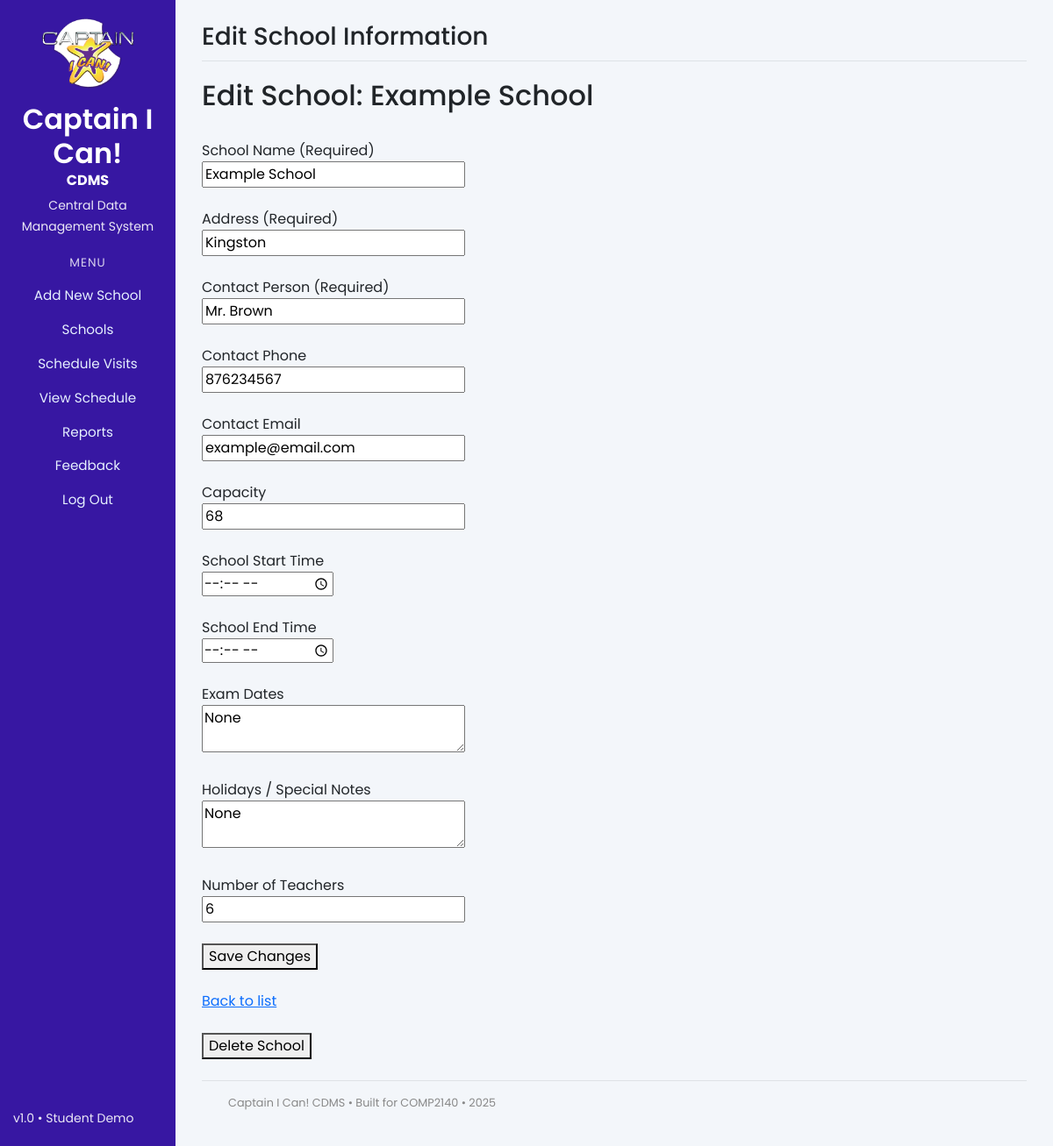
Screenshot of /schools/1/edit (signed in) with the database file from the repository.
### app.py (models this page shows)
class School(db.Model):
    __tablename__ = "schools"  # match your existing SQLite table name
    id = db.Column(db.Integer, primary_key=True)
    name = db.Column(db.String(150), nullable=False)
    capacity = db.Column(db.Integer)
    location = db.Column(db.String(200), nullable=False)
    contact_person = db.Column(db.String(100))
    start_time = db.Column(db.String(20))
    end_time = db.Column(db.String(20))
    exam_dates = db.Column(db.String(255))   # simple for now
    holidays = db.Column(db.String(255))
    num_teachers = db.Column(db.Integer)
    visits = db.relationship('Visit', backref='school', lazy=True)

### app.py (the view, shortened to what this page needs)
@app.route("/schools/<int:school_id>/edit", methods=["GET", "POST"])
@login_required  # ADDED
def edit_school(school_id):
    conn = get_db_connection()
    cursor = conn.cursor()
    cursor.execute("SELECT * FROM schools WHERE id = ?", (school_id,))
    school = cursor.fetchone()
    if school is None:
        conn.close()
        flash("School not found.", "error")
        return redirect(url_for("list_schools"))
    conn.close()
    return render_template(
        "edit_school.html",
        school=school,
        form_data=school,
        errors={},
    )

### app.py (called while the page is built)
def login_required(f):
    @wraps(f)
    def decorated_function(*args, **kwargs):
        if 'logged_in' not in session:
            flash('Please log in to access this page.', 'error')
            return redirect(url_for('login'))
        return f(*args, **kwargs)
    return decorated_function

def get_db_connection():
    conn = sqlite3.connect(DATABASE)
    conn.row_factory = sqlite3.Row  # allows column names
    return conn

### templates/edit_school.html (shortened to what this page needs)
{% extends "base.html" %}
{% block page_title %}Edit School Information{% endblock %}
{% block content %}
<h2>Edit School: {{ school['name'] }}</h2>
<form method="post">
    <br>
    <label>School Name (Required)</label><br>
    <input type="text" name="name" value="{{ form_data.name }}" style="width:300px;">
    <br><br>
    <label>Address (Required)</label><br>
    <input type="text" name="address" value="{{ form_data.address }}" style="width:300px;">
    <br><br>
    <label>Contact Person (Required)</label><br>
    <input type="text" name="contact_person" value="{{ form_data.contact_person }}" style="width:300px;">
    <br><br>
    <label>Contact Phone</label><br>
    <input type="text" name="contact_phone" value="{{ form_data.contact_phone }}" style="width:300px;">
    <br><br>
    <label>Contact Email</label><br>
    <input type="email" name="contact_email" value="{{ form_data.contact_email }}" style="width:300px;">
    <br><br>
    <label>Capacity</label><br>
    <input type="number" name="capacity" value="{{ form_data.capacity }}" style="width:300px;">
    <br><br>
    <label>School Start Time</label><br>
    <input type="time" name="start_time"
           value="{{ form_data.start_time }}" style="width:150px;">
    <br><br>
    <label>School End Time</label><br>
    <input type="time" name="end_time"
           value="{{ form_data.end_time }}" style="width:150px;">
    <br><br>
    <label>Exam Dates</label><br>
    <textarea name="exam_dates" rows="2" style="width:300px;">{{ form_data.exam_dates }}</textarea>
    <br><br>
    <label>Holidays / Special Notes</label><br>
    <textarea name="holidays" rows="2" style="width:300px;">{{ form_data.holidays }}</textarea>
    <br><br>
    <label>Number of Teachers</label><br>
    <input type="number" name="num_teachers" value="{{ form_data.num_teachers }}" style="width:300px;">
    <br><br>
    <button type="submit">Save Changes</button>
    <br><br>
    <a href="{{ url_for('list_schools') }}">Back to list</a>
</form>
<form method="post"
      action="{{ url_for('delete_school', school_id=school['id']) }}"
      onsubmit="return confirm('Are you sure you want to delete this school?');">
    <br>
    <button type="submit">Delete School</button>
</form>
{% endblock %}

### templates/base.html (style rules this page uses)
body { background-color: #f3f6fa; font-family: 'Poppins', sans-serif; }

### rows the page displays
School: name "Example School", address "Kingston", contact_person "Mr. Brown", contact_phone "876234567", contact_email "example@email.com", capacity "68", exam_dates "None", holidays "None", num_teachers "6"

### other values shown
{{ 2025 }} "2025"
